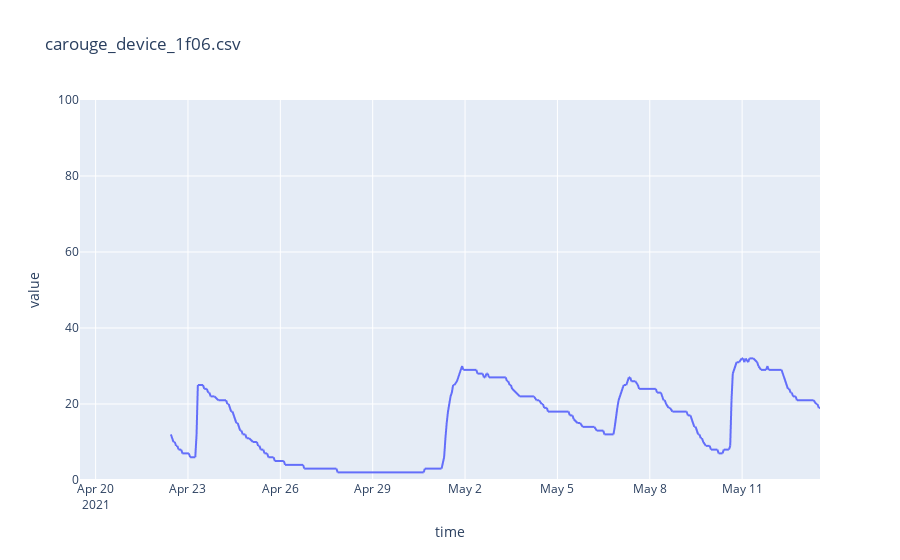

The cell this chart's notebook holds for it:
### Code cell
n = 9

devices = [
    "0a6a",
    "0a7c",
    "0a80",
    "0a83",
    "1efd",
    "1efe",
    "1eff",
    "1f0d",
    "1f02",
    "1f06",
    "1f08",
    "1f09",
    "1f10"
]

filename = "carouge_device_" + devices[n] + ".csv"

data = pd.read_csv("../data/" + filename)
data['time'] = pd.to_datetime(data['time'], unit = 's')
fig = px.line(data, x = 'time', y = 'value', title=filename)
fig.update_layout(yaxis_range=[0,100])
fig.show()

### Figure 1 — Plotly figure (JSON) as saved in the notebook; plotly's stock layout.template omitted (floating-point values rounded to 4 significant figures; data arrays with more than 128 entries replaced by an {"elided": "..."} marker saying what was removed)
{"data": [{"hovertemplate": "time=%{x}<br>value=%{y}<extra></extra>", "legendgroup": "", "line": {"color": "#636efa", "dash": "solid"}, "mode": "lines", "name": "", "showlegend": false, "type": "scattergl", "x": {"elided": "1269 str values"}, "xaxis": "x", "y": {"elided": "1269 int values"}, "yaxis": "y"}], "layout": {"legend": {"tracegroupgap": 0}, "title": {"text": "carouge_device_1f06.csv"}, "xaxis": {"anchor": "y", "domain": [0, 1], "title": {"text": "time"}}, "yaxis": {"anchor": "x", "domain": [0, 1], "range": [0, 100], "title": {"text": "value"}}}}
